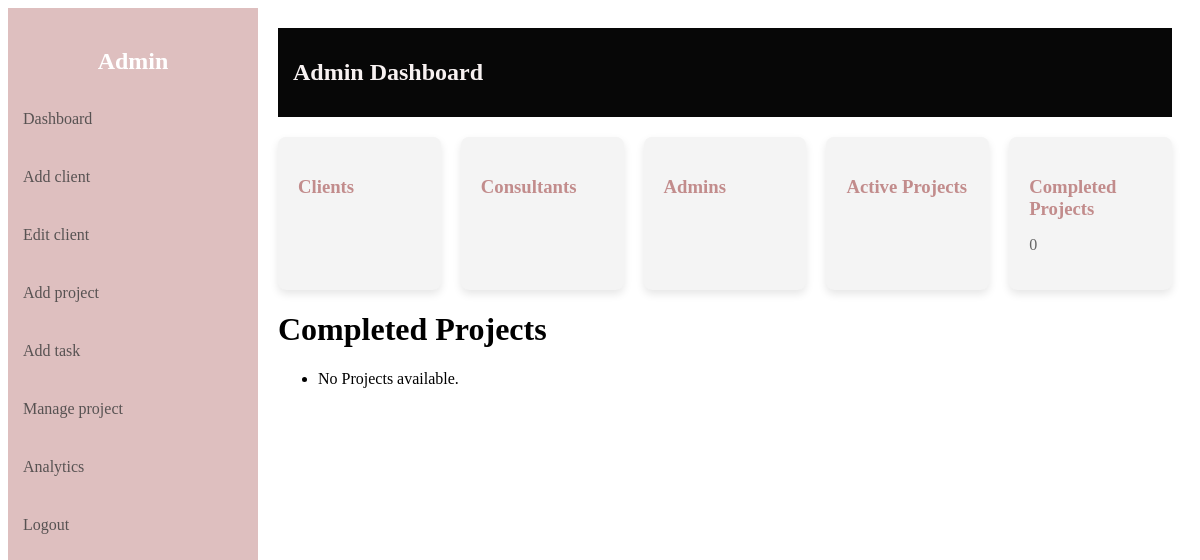
The app's page /completed/projects/list (signed in), older data.
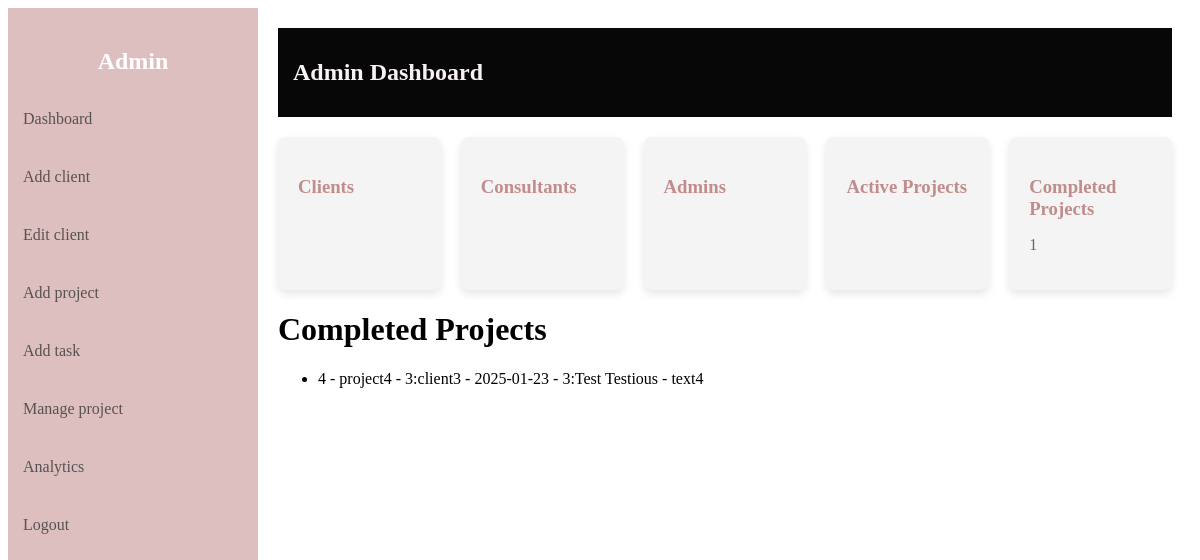
The same page, newer data.
### server.py (models this page shows)
class Project(db.Model):
    id = db.Column(db.Integer, primary_key=True)
    name = db.Column(db.String(150), nullable=False)
    client_id = db.Column(db.Integer, db.ForeignKey('client.id'), nullable=False)
    deadline = db.Column(db.Date, nullable=True)
    description = db.Column(db.String(500), nullable=True)
    status = db.Column(db.String(20), default="To Do", nullable=False)
    consultants = db.relationship('User', secondary=project_consultants, back_populates='projects')
    client = db.relationship('Client', back_populates='projects')
    tasks = db.relationship('Task', back_populates='project')
    __table_args__ = (
        CheckConstraint("status IN ('To Do', 'In Progress', 'Completed')", name="check_project_status"),
    )

class Client(db.Model):
    id = db.Column(db.Integer, primary_key=True)
    name = db.Column(db.String(150), nullable=False)
    email = db.Column(db.String(120), unique=True, nullable=False)
    phone = db.Column(db.String(10), unique=True, nullable=False)
    address = db.Column(db.String(200), nullable=False)
    ssn = db.Column(db.String(11), unique=True, nullable=False)
    postalcode = db.Column(db.String(10), nullable=False)
    notes = db.Column(db.String(500), nullable=True)
    consultant_id = db.Column(db.Integer, db.ForeignKey('user.id'), nullable=True)
    consultant = db.relationship('User', back_populates='clients')
    projects = db.relationship('Project', back_populates='client')

class User(UserMixin, db.Model):
    id = db.Column(db.Integer, primary_key=True)
    fullname = db.Column(db.String(150), nullable=False)
    username = db.Column(db.String(80), unique=True, nullable=False)
    email = db.Column(db.String(120), unique=True, nullable=False)
    phone = db.Column(db.String(10), unique=True, nullable=False)
    password = db.Column(db.String(200), nullable=False)
    role = db.Column(db.String(20), nullable=False, default='consultant')
    clients = db.relationship('Client', back_populates='consultant')
    projects = db.relationship('Project', secondary=project_consultants, back_populates='consultants')
    tasks = db.relationship('Task', back_populates='consultant')

### server.py (the view)
@app.route('/completed/projects/list')
@login_required
def completed_projects():
    if current_user.role != 'admin':
        return "Unauthorized", 403
    all_completed_projects = Project.query.filter_by(status='Completed').all()
    total_completed_projects = Project.query.filter_by(status='Completed').count()
    return render_template('completed_projects_list.html', completed_projects=all_completed_projects, total_completed_projects=total_completed_projects)

### server.py (called while the page is built)
@login_manager.user_loader
def load_user(user_id):
    return User.query.get(int(user_id))

### templates/completed_projects_list.html (shortened to what this page needs)
{% extends 'dashboard.html' %}
{% block content %}
    <h1>Completed Projects</h1>
        <ul>
            {% for completed_project in completed_projects %}
            <li>
                {{completed_project.id }} -
                {{ completed_project.name }} -
                {{ completed_project.client_id }}:{{ completed_project.client.name }} -
                {{ completed_project.deadline}} -
                {% if completed_project.consultants %}
                    {% for consultant in completed_project.consultants %}{{ consultant.id }}:{{ consultant.fullname }}{% if not loop.last %}, {% endif %}{% endfor %}
                {% else %}
                    No Consultant Assigned
                {% endif %} -
                {{ completed_project.description }}
            </li>
            {% else %}
            <li>No Projects available.</li>
            {% endfor %}
        </ul>
{% endblock %}

Row changes from the older to the newer data that the page shows:
added Project: id "4", name "project4", client_id "3", client.name "client3", deadline "2025-01-23", description "text4"
added User: id "3", fullname "Test Testious"
Text that changed along with them:
{{ total_completed_projects }}: "0" → "1"
text no longer shown: "No Projects available."
